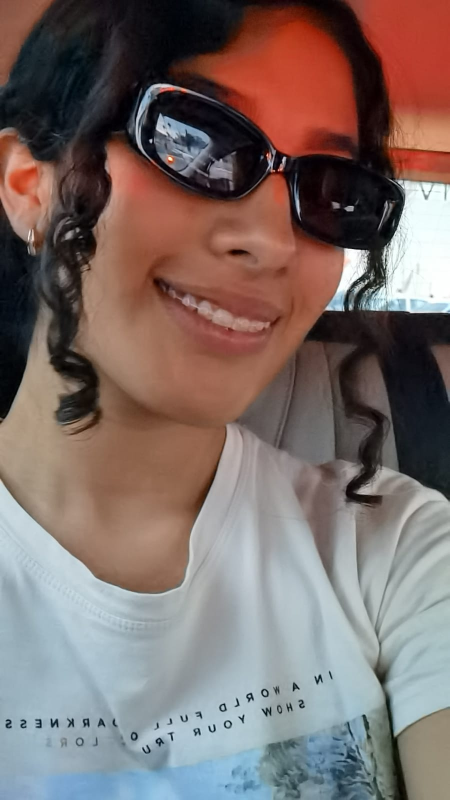
#> input picture Agentes Inteligentes/Image Transformation/MyPic.jpeg, 899 x 1599 px, found by its file name (shown at 1/2 size)
$ jupyter execute --allow-errors 'Naive - Manipulation.ipynb'
#> lines starting #> are read from the running program, lines starting #| are printed output that depends on the picture
[cell 1]
import numpy as np
import matplotlib.pyplot as plt
import cv2

[cell 2]
img = cv2.imread("MyPic.jpeg")
#> img is the input picture: shape (1599, 899, 3); mean B, G, R 105.1, 108.7, 124.5
plt.imshow(cv2.cvtColor(img, cv2.COLOR_BGR2RGB))
plt.show()

## 1. Mirror image

[cell 3]
mirror = np.flip(img,axis=0)
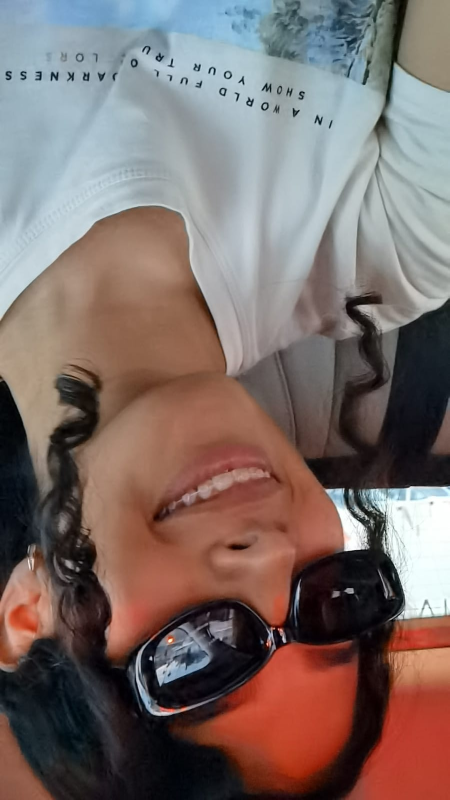
#> mirror: shape (1599, 899, 3) (shown at 1/2 size); mean B, G, R 105.1, 108.7, 124.5
plt.imshow(cv2.cvtColor(mirror, cv2.COLOR_BGR2RGB))
plt.show()

## 2. Show  horizontal half top image

[cell 4]
def horizontal_half(img):
    half = np.resize(img, [int(img.shape[0]/2), img.shape[1], img.shape[2]])
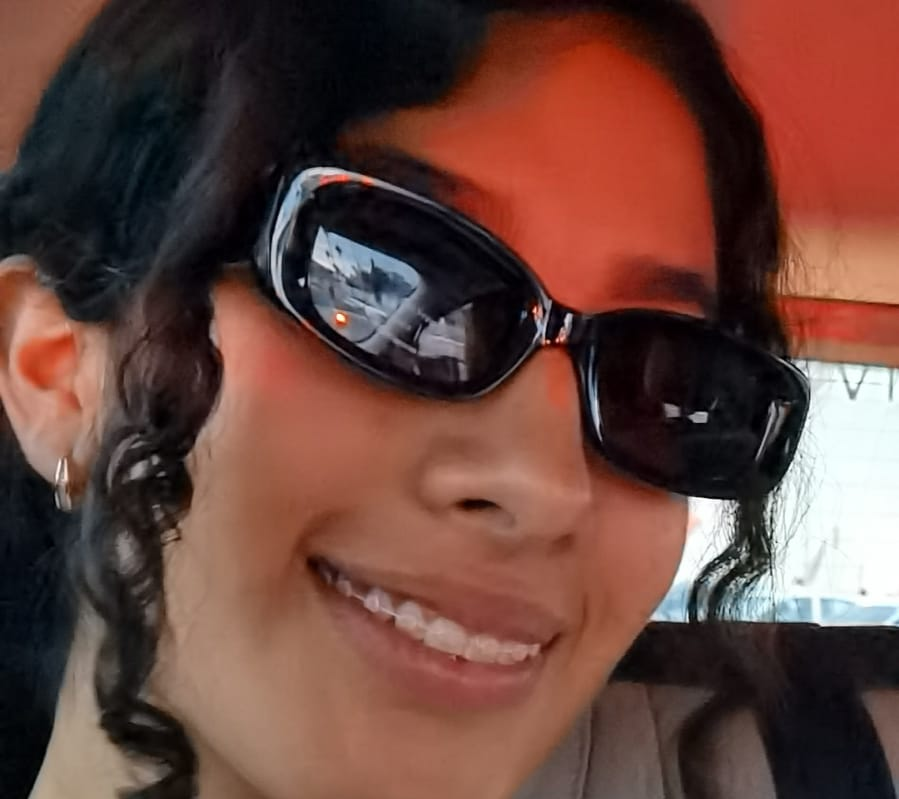
#> half: shape (799, 899, 3); mean B, G, R 60.9, 68.9, 104.7
    newhalf = half.copy()
    newhalf.resize([int(img.shape[0]), img.shape[1], img.shape[2]])
    half = np.roll(newhalf, int(img.shape[0]/2), axis=0)
    return half

#> (the rest of this cell did not finish here and is left out)

## 3. Show vertical half top image

[cell 5]
def vertical_half(img):
    half = np.roll(img, int(img.shape[1]/2), axis=1)
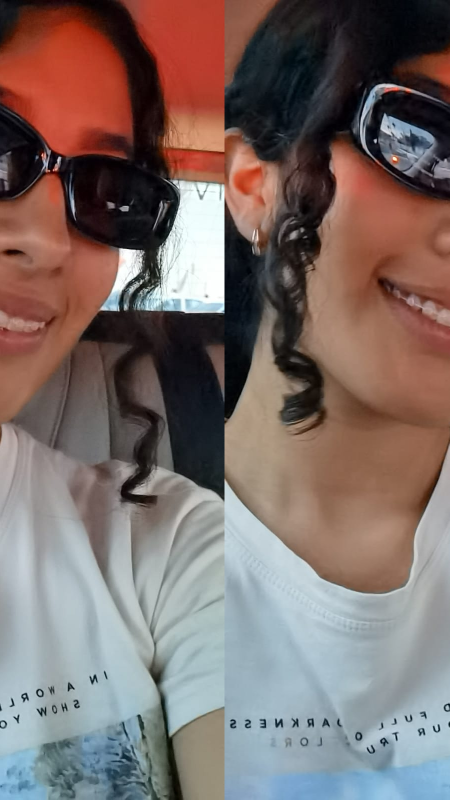
#> half: shape (1599, 899, 3) (shown at 1/2 size); mean B, G, R 105.1, 108.7, 124.5
    for i in range(int(img.shape[1]/2)):
        for j in range(img.shape[0]):
            half[j,i] = [0,0,0]
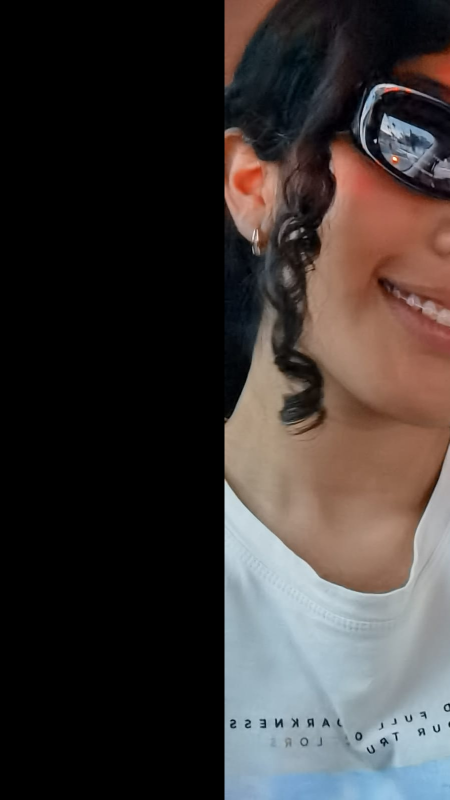
#> half: shape (1599, 899, 3) (shown at 1/2 size); mean B, G, R 52.7, 54.5, 60.4
    return half
plt.imshow(cv2.cvtColor(vertical_half(img), cv2.COLOR_BGR2RGB))
plt.show()

## 4. Translate h/2 in y & w/2 in x

#> (a cell that did not finish here is left out)

#> in horizontal_half (call 2), `half = np.resize(img, [int(img.shape[0]/2), img.shape[1], img.shape[2]])`:
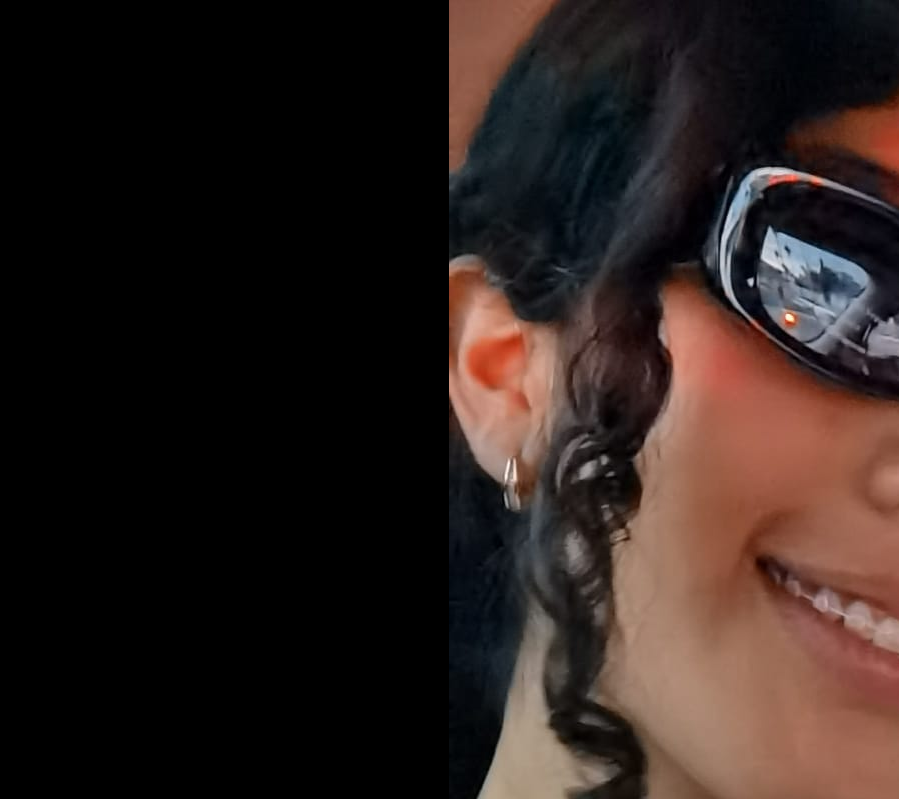
#> half: shape (799, 899, 3); mean B, G, R 29.1, 32.4, 44.3
